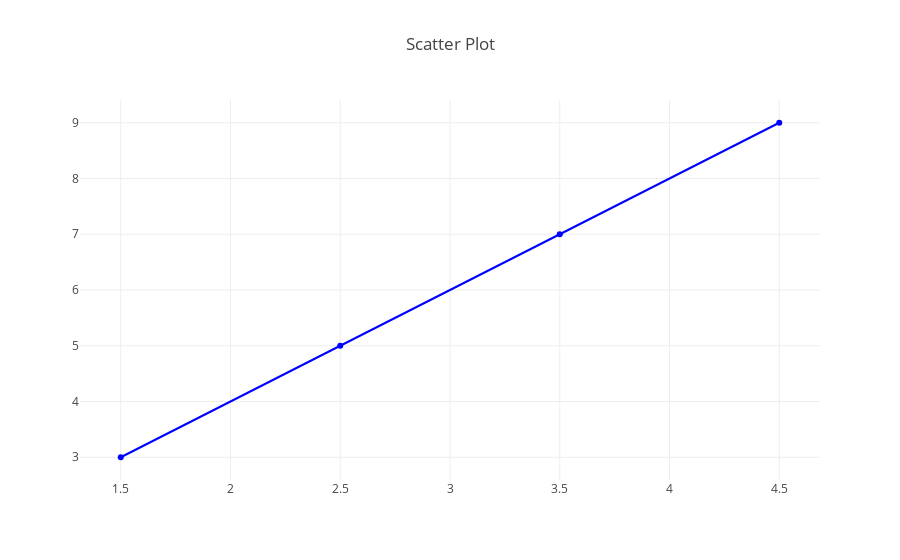

Notebook cell for this chart:
### Markdown cell above
However, instead of passing to our `iplot` function a list of traces, we pass our `iplot` function a dictionary with a `data` key, which has a value of a list of traces.  The `layout` key points to a dictionary representing our layout.

### Code cell
layout = {'title': 'Scatter Plot'}
trace_of_data = {'x': [1.5, 2.5, 3.5, 4.5], 'y': [3, 5, 7, 9], 'marker': {'color': 'blue'}, 'name': 'Our nice line'}

figure = {'data': [trace_of_data], 'layout': layout}

plotly.offline.iplot(figure)

### Figure 1 — Plotly figure (JSON) as saved in the notebook; plotly's stock layout.template omitted (floating-point values rounded to 4 significant figures)
{"data": [{"marker": {"color": "blue"}, "name": "Our nice line", "type": "scatter", "uid": "1a617a7a-877c-11e9-9207-39701030fa45", "x": [1.5, 2.5, 3.5, 4.5], "y": [3, 5, 7, 9]}], "layout": {"title": "Scatter Plot"}}
